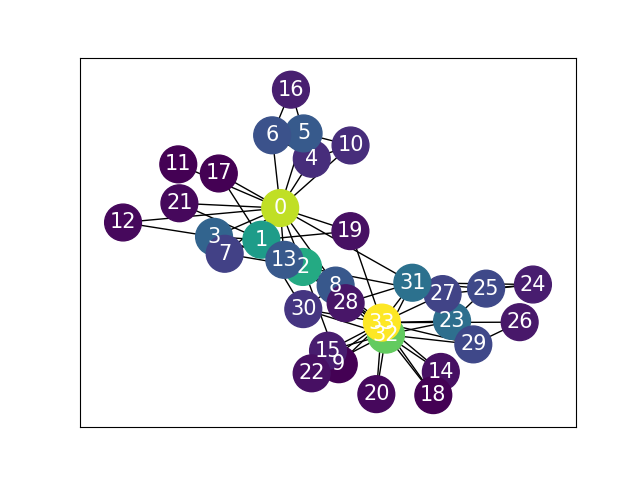

The script that saved this image:
""" p8_15.py """

import matplotlib.pyplot as plt
import networkx as nx

g = nx.karate_club_graph()

pr = nx.pagerank(g)
node_color = list(pr.values())
print(pr)

pos = nx.spring_layout(g, seed=42)
nx.draw_networkx_edges(g, pos=pos)
nx.draw_networkx_nodes(g,
                       pos=pos,
                       node_size=700,
                       node_color=node_color,
                       cmap='viridis')
nx.draw_networkx_labels(g, pos=pos, font_size=15, font_color='white')
# plt.show()
plt.savefig("p8_15.png")
